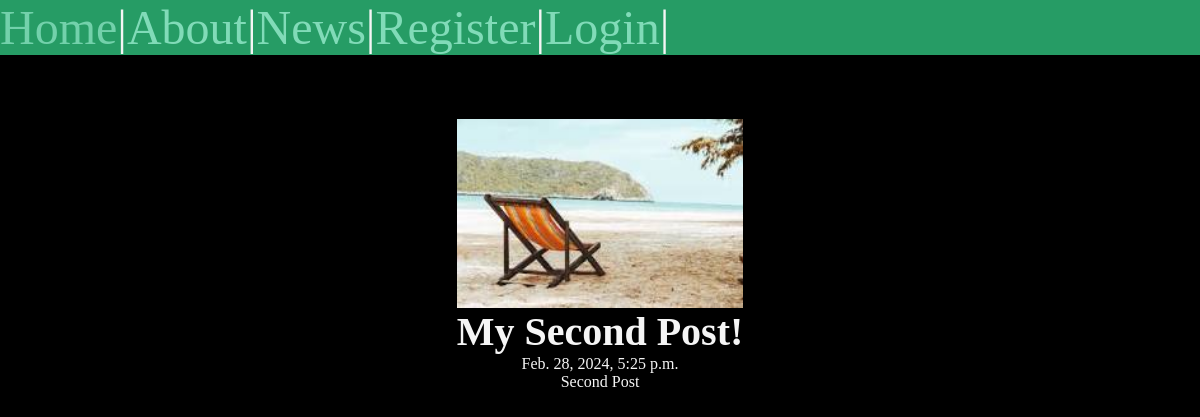
/posts/my-second-post, run on the app's committed database.
### posts/models.py (models this page shows, shortened)
class Post(models.Model):
    title = models.CharField(max_length=74)
    body = models.TextField()
    slug = models.SlugField()
    date = models.DateTimeField(auto_now_add=True)
    banner = models.ImageField(default='fallback.jpeg', blank=True)

### posts/views.py (the view)
# urls.py: path('<slug:slug>', views.post_page, name='page'),
def post_page(request, slug):
    post = Post.objects.get(slug=slug)
    return render(request, 'posts/post_page.html', {'post': post})

### posts/templates/posts/post_page.html (shortened to what this page needs)
{% extends "layout.html" %}
{% block content %}
<section>
    <img class="banner" src="{{ post.banner.url }}" alt="{{ post.title }}" />
    <h1>{{ post.title }}</h1>
    <p>{{ post.date }}</p>
    <p>{{ post.body }}</p>
</section>
{% endblock  %}

### static/css/style.css (style rules this page uses)
* { margin: 0; padding: 0; box-sizing: border-box; }
body { min-height: 100vh; background-color: black; color: whitesmoke; }
h1, h2 { font-size: 2.5rem; }
h1, p { text-align: center; }
.banner { display: block; width: 100%; max-width: 800px; }

### data on the page
Post: banner (picture), title "My Second Post!", date "Feb. 28, 2024, 5:25 p.m.", body "Second Post"
